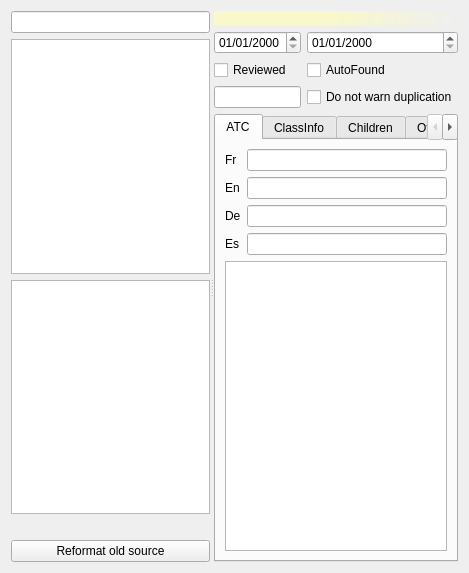
<?xml version="1.0" encoding="UTF-8"?>
<ui version="4.0">
 <class>IAMDb::Internal::InteractorEditorWidget</class>
 <widget class="QWidget" name="IAMDb::Internal::InteractorEditorWidget">
  <property name="geometry">
   <rect>
    <x>0</x>
    <y>0</y>
    <width>469</width>
    <height>573</height>
   </rect>
  </property>
  <property name="windowTitle">
   <string>Form</string>
  </property>
  <layout class="QGridLayout" name="gridLayout_2">
   <item row="0" column="0">
    <widget class="QSplitter" name="splitter">
     <property name="orientation">
      <enum>Qt::Horizontal</enum>
     </property>
     <widget class="QWidget" name="layoutWidget">
      <layout class="QVBoxLayout" name="treeLayout">
       <item>
        <widget class="Utils::QButtonLineEdit" name="searchLine"/>
       </item>
       <item>
        <widget class="QTreeView" name="classesTreeView"/>
       </item>
       <item>
        <widget class="QListView" name="molsListView"/>
       </item>
       <item>
        <widget class="QLabel" name="sumLabel">
         <property name="text">
          <string/>
         </property>
        </widget>
       </item>
       <item>
        <widget class="QPushButton" name="reformatOldSource">
         <property name="text">
          <string>Reformat old source</string>
         </property>
        </widget>
       </item>
      </layout>
     </widget>
     <widget class="QWidget" name="widgetContainer" native="true">
      <layout class="QGridLayout" name="gridLayout_3">
       <item row="0" column="0" colspan="2">
        <layout class="QHBoxLayout" name="toolbarLayout"/>
       </item>
       <item row="1" column="0" colspan="2">
        <widget class="QLabel" name="interactorLabel">
         <property name="font">
          <font>
           <weight>75</weight>
           <bold>true</bold>
          </font>
         </property>
         <property name="styleSheet">
          <string notr="true">background:qlineargradient(spread:pad, x1:0, y1:0, x2:1, y2:0, stop:0.464 rgba(255, 255, 176, 149), stop:1 rgba(255, 255, 255, 0))</string>
         </property>
         <property name="text">
          <string/>
         </property>
        </widget>
       </item>
       <item row="2" column="0">
        <widget class="QDateEdit" name="dateCreation">
         <property name="toolTip">
          <string>Creation date</string>
         </property>
         <property name="displayFormat">
          <string>dd/MM/yyyy</string>
         </property>
        </widget>
       </item>
       <item row="2" column="1">
        <widget class="QDateEdit" name="dateUpdate">
         <property name="toolTip">
          <string>Last update</string>
         </property>
         <property name="displayFormat">
          <string>dd/MM/yyyy</string>
         </property>
        </widget>
       </item>
       <item row="3" column="0">
        <widget class="QCheckBox" name="isReviewed">
         <property name="text">
          <string>Reviewed</string>
         </property>
        </widget>
       </item>
       <item row="3" column="1">
        <widget class="QCheckBox" name="isAutoFound">
         <property name="text">
          <string>AutoFound</string>
         </property>
        </widget>
       </item>
       <item row="5" column="0" colspan="2">
        <widget class="QTabWidget" name="tabWidget">
         <property name="currentIndex">
          <number>0</number>
         </property>
         <widget class="QWidget" name="tab">
          <attribute name="title">
           <string>ATC</string>
          </attribute>
          <layout class="QGridLayout" name="gridLayout">
           <item row="0" column="0">
            <widget class="QLabel" name="label">
             <property name="text">
              <string>Fr</string>
             </property>
            </widget>
           </item>
           <item row="0" column="1">
            <widget class="QLineEdit" name="frLabel"/>
           </item>
           <item row="1" column="0">
            <widget class="QLabel" name="label_2">
             <property name="text">
              <string>En</string>
             </property>
            </widget>
           </item>
           <item row="1" column="1">
            <widget class="QLineEdit" name="enLabel"/>
           </item>
           <item row="2" column="0">
            <widget class="QLabel" name="label_3">
             <property name="text">
              <string>De</string>
             </property>
            </widget>
           </item>
           <item row="2" column="1">
            <widget class="QLineEdit" name="deLabel"/>
           </item>
           <item row="3" column="0">
            <widget class="QLabel" name="label_4">
             <property name="text">
              <string>Es</string>
             </property>
            </widget>
           </item>
           <item row="3" column="1">
            <widget class="QLineEdit" name="esLabel"/>
           </item>
           <item row="4" column="0" colspan="2">
            <widget class="Views::TableView" name="atcTableView"/>
           </item>
          </layout>
         </widget>
         <widget class="QWidget" name="tabClassInfo">
          <attribute name="title">
           <string>ClassInfo</string>
          </attribute>
          <layout class="QGridLayout" name="gridLayout_6">
           <item row="0" column="0">
            <widget class="QLabel" name="label_5">
             <property name="text">
              <string>Fr</string>
             </property>
            </widget>
           </item>
           <item row="0" column="1">
            <widget class="QPlainTextEdit" name="classInfoFr"/>
           </item>
           <item row="1" column="0">
            <widget class="QLabel" name="label_6">
             <property name="text">
              <string>En</string>
             </property>
            </widget>
           </item>
           <item row="1" column="1">
            <widget class="QPlainTextEdit" name="classInfoEn"/>
           </item>
           <item row="2" column="0">
            <widget class="QLabel" name="label_7">
             <property name="text">
              <string>De</string>
             </property>
            </widget>
           </item>
           <item row="2" column="1">
            <widget class="QPlainTextEdit" name="classInfoDe"/>
           </item>
           <item row="3" column="0">
            <widget class="QLabel" name="label_8">
             <property name="text">
              <string>Es</string>
             </property>
            </widget>
           </item>
           <item row="3" column="1">
            <widget class="QPlainTextEdit" name="classInfoEs"/>
           </item>
          </layout>
         </widget>
         <widget class="QWidget" name="tabChildren">
          <attribute name="title">
           <string>Children</string>
          </attribute>
          <layout class="QGridLayout" name="gridLayout_5">
           <item row="0" column="0">
            <widget class="Views::TableView" name="classChildrenTableView"/>
           </item>
          </layout>
         </widget>
         <widget class="QWidget" name="tab_2">
          <attribute name="title">
           <string>Other</string>
          </attribute>
          <layout class="QGridLayout" name="gridLayout_4">
           <item row="0" column="0">
            <widget class="QListView" name="pmidListView"/>
           </item>
           <item row="1" column="0">
            <widget class="QTextEdit" name="commentTextEdit">
             <property name="toolTip">
              <string>Comment</string>
             </property>
            </widget>
           </item>
           <item row="2" column="0">
            <widget class="QListView" name="reviewersListView"/>
           </item>
          </layout>
         </widget>
        </widget>
       </item>
       <item row="4" column="0">
        <widget class="QLineEdit" name="reference">
         <property name="toolTip">
          <string>Reference (default is FreeMedForms)</string>
         </property>
        </widget>
       </item>
       <item row="4" column="1">
        <widget class="QCheckBox" name="notWarnDuplicated">
         <property name="text">
          <string>Do not warn duplication</string>
         </property>
        </widget>
       </item>
      </layout>
     </widget>
    </widget>
   </item>
  </layout>
 </widget>
 <customwidgets>
  <customwidget>
   <class>Utils::QButtonLineEdit</class>
   <extends>QLineEdit</extends>
   <header location="global">utils/widgets/qbuttonlineedit.h</header>
  </customwidget>
  <customwidget>
   <class>Views::TableView</class>
   <extends>QTableView</extends>
   <header location="global">listviewplugin/tableview.h</header>
  </customwidget>
 </customwidgets>
 <resources/>
 <connections/>
</ui>
